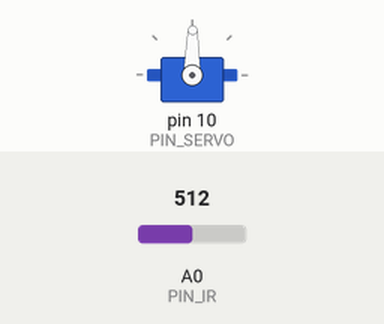
Recording of a sketch running on a simulated Arduino Uno, built with avr-gcc and run on an emulated ATmega328P. On the bench: servo. The test bench sets the inputs (shaded band); at power-on: A0 (PIN_IR) = 512. What the sketch prints to the serial monitor is not drawn.

Above: at 0.1 s.
Timing chart, 0 to 7.8 s (numbered marks = the images above):
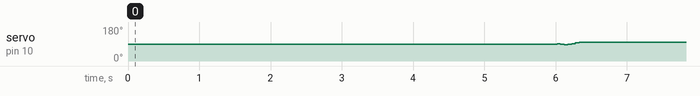

The sketch:

PD_control.ino
```cpp
#include <Servo.h>
// Arduino pin assignment
#define PIN_IR A0
#define PIN_LED 9
#define PIN_SERVO 10
#define SAMPLING_INTERVAL 20

#define WARMUP_SECONDS 6

#define ALPHA  0.5

#define NOISE_COEFF 0.4
#define LOOKBACK_AMOUNT 5
#define LOOKBACK_DISCARD 2

#define SENSOR_OFFSET 15
#define A 103  // distance measure at 10cm
#define B 360  // distance measure at 40cm
#define BALL_RADIUS 20

#define _DUTY_MIN 553 // servo full clockwise position (0 degree), actual is 10 degrees
#define _DUTY_MIN_DEG 10.0
#define _DUTY_NEU 1460 // servo neutral position (90 degree)
#define _DUTY_MAX 2399 // servo full counterclockwise position (180 degree), actual is 172 degrees
#define _DUTY_MAX_DEG 172.0
#define _SERVO_SPEED 120 // servo speed limit (unit: degree/second)
#define _SERVO_INTERVAL 30
Servo myservo;
float duty_chg_per_interval, duty_target, duty_curr; // maximum duty difference per interval


#define _DUTY_MIN_BOUND 1850  // lowest servo angle
#define _DUTY_MAX_BOUND 950  // highest servo angle

#define _DIST_TARGET_MIN 250 // target distance
#define _DIST_TARGET_MAX 255
//#define _KP 0.021
//#define _KD 0.06
#define _KP 0.021
#define _KD 0.7
float pterm, dterm;
float error_curr, error_last = 0;


float x_out, x_current = 0, x_last = 0, v_current = 0, v_last = 0, a_current = 0, a_last = 0, x_stable, v_stable;
float acc_lookback[LOOKBACK_AMOUNT];
float vel_lookback[LOOKBACK_AMOUNT];
unsigned long lookback_index = 0;

float a_sum = 0, a_mean;

int sampling_count = 0;
unsigned long last_sampling_time = millis(), start_time, last_servo_time = millis(), last_print_time = millis();

float ema_agg = 0.0, dist_ema;

float deg2duty(float rail_deg){
  if(abs(rail_deg) < 0.1) return _DUTY_NEU;
  const float duty_per_deg = (_DUTY_MAX - _DUTY_MIN)/(_DUTY_MAX_DEG-_DUTY_MIN_DEG);
  float servo_deg = 0.8607614114944276 + rail_deg * 3.1058577946956762;
  //Serial.println(servo_deg);
  return _DUTY_NEU + duty_per_deg * servo_deg;
}


float calculate_error(float curr_dist){
  if((_DIST_TARGET_MIN < curr_dist) && (_DIST_TARGET_MAX > curr_dist)){
    //Serial.print("in_rage");
    return 0;
  }
  else if(_DIST_TARGET_MIN > curr_dist){
    //Serial.print("undershoot");
    return _DIST_TARGET_MIN - curr_dist;
  }
  else if(_DIST_TARGET_MAX < curr_dist){
    //Serial.print("overshoot");
    return _DIST_TARGET_MAX - curr_dist;
  }
}

float ir_distance(void){ // return value unit: mm
  float val;
  float volt = float(analogRead(PIN_IR));
  val = ((6762.0/(volt-9.0))-4.0) * 10.0;
  return val;// + SENSOR_OFFSET + BALL_RADIUS;
}

void setup() {
// initialize GPIO pins
  myservo.attach(PIN_SERVO);

// initialize serial port
  Serial.begin(57600);

  start_time = millis();

  for(int i = 0; i < LOOKBACK_AMOUNT; i++){
    acc_lookback[i] = NAN;
    vel_lookback[i] = NAN;
  }

  duty_target = duty_curr = _DUTY_NEU;
  myservo.writeMicroseconds(duty_curr);
  duty_chg_per_interval = (float)(_DUTY_MAX - _DUTY_MIN) * _SERVO_SPEED / 180 * _SERVO_INTERVAL / 1000;
}

int is_interpolate = 0;

bool is_sample = false;

void loop() {
  is_sample = false;
  unsigned long time_curr = millis();

  if(last_servo_time + _SERVO_INTERVAL < time_curr || last_servo_time == 0){
    last_servo_time = time_curr;
    if(duty_target > duty_curr) {
      duty_curr += min(abs(duty_target - duty_curr), duty_chg_per_interval);
      if(duty_curr > duty_target) duty_curr = duty_target;

    }
    else if (duty_target < duty_curr){
      duty_curr -= min(abs(duty_target - duty_curr), duty_chg_per_interval);
      if(duty_curr < duty_target) duty_curr = duty_target;
    }
     myservo.writeMicroseconds(duty_curr);
  }
  if(last_sampling_time + SAMPLING_INTERVAL < time_curr) {
    is_sample = true;
    last_sampling_time = time_curr;
  }

  float raw_dist = ir_distance();
  x_current = exp((log(raw_dist) - 1.9576)/0.7051) + 52.0695 + SENSOR_OFFSET + BALL_RADIUS;

  float v_current = (x_current - x_last)/SAMPLING_INTERVAL;
  float a_current = (v_current - v_last)/SAMPLING_INTERVAL;
  if(time_curr < start_time + 1000 * WARMUP_SECONDS){
    sampling_count++;
    a_sum = a_sum + abs(a_current);
    a_mean = a_sum / sampling_count;
    x_last = x_current;
    v_last = v_current;
    a_last = a_current;
    return;
  }
  if(is_sample){
    if(abs(a_current) > a_mean * NOISE_COEFF){
      float acc_lookback_mean = 0, vel_lookback_mean = 0;
      int lookback_count = 0;
      for(int i = 0; i < LOOKBACK_AMOUNT; i++){
          if (isnan(acc_lookback[i])) continue;
          if (i >= LOOKBACK_AMOUNT - LOOKBACK_DISCARD) continue;

          acc_lookback_mean = acc_lookback_mean + acc_lookback[i];
          vel_lookback_mean = vel_lookback_mean + vel_lookback[i];
          lookback_count++;
      }
      if(is_interpolate == 0) v_stable = (vel_lookback_mean/lookback_count) * SAMPLING_INTERVAL + acc_lookback_mean/lookback_count * SAMPLING_INTERVAL;
      else v_stable = v_stable + acc_lookback_mean/lookback_count * SAMPLING_INTERVAL;
      x_stable = x_stable + v_stable;
      x_out = x_stable;
      is_interpolate = 100;
    }
    else{
      if(is_interpolate == 100){
        for(int i = 0; i < LOOKBACK_AMOUNT; i++){
          acc_lookback[i] = NAN;
          vel_lookback[i] = NAN;
        }
      }
      x_out = x_current;
      x_stable = x_out;
      acc_lookback[lookback_index % LOOKBACK_AMOUNT] = a_current;
      vel_lookback[lookback_index % LOOKBACK_AMOUNT] = v_current;
      lookback_index++;
      is_interpolate = 0;
    }
    x_out = isnan(x_out)? x_current: x_out;
    if(x_out <= 150 || x_out >= 400){
      x_out = x_current;
    }
    dist_ema = ALPHA * x_out + (1.0 - ALPHA) * ema_agg;
    ema_agg = dist_ema;

    error_curr = calculate_error(dist_ema);
    pterm = _KP * error_curr;
    dterm = _KD * (error_curr - error_last);
    duty_target = min(max(deg2duty(pterm + dterm), _DUTY_MAX_BOUND), _DUTY_MIN_BOUND);
    error_last = error_curr;

    x_last = x_current;
    v_last = v_current;
    a_last = a_current;
  }


  //error_curr = _DIST_TARGET - dist_ema;

//  Serial.print(last_print_time);
//  Serial.print(" ");
//  Serial.println(time_curr);
  if(last_print_time + 20 < time_curr || last_print_time == 0){
    last_print_time = time_curr;
    Serial.print(" dist_raw:");
    Serial.print(x_current);
    Serial.print(" dist_ema:");
    Serial.print(dist_ema, 4);
    Serial.print(" error_curr:");
    Serial.print(error_curr);
    Serial.print(" Low:200 High:350 dist_target: 255");
    Serial.print(" pterm:");
    Serial.print(pterm);
    Serial.print(" dterm:");
    Serial.print(dterm, 5);
    Serial.print(" duty_target:");
    Serial.print(duty_target);
    Serial.print(" duty_curr:");
    Serial.println(duty_curr);
    Serial.println();
  }


}
```

Measured:
- by itself, servo on pin 10 (PIN_SERVO): 89° → 99° at 6.0 s
